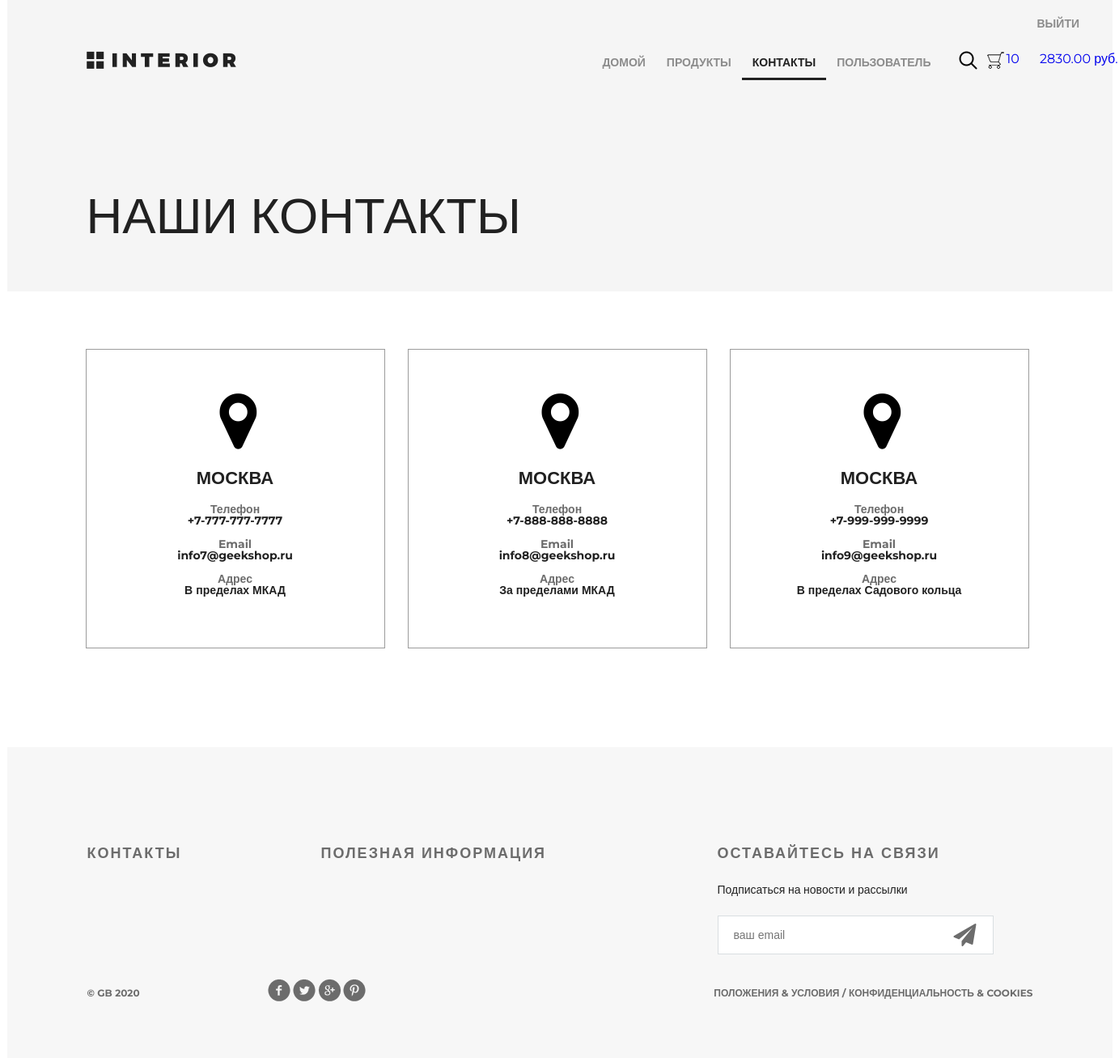
/contact/ (signed in), run on the app's committed database.
### authapp/models.py (models this page shows)
class ShopUser(AbstractUser):
    avatar = models.ImageField(verbose_name='аватарка', upload_to='avatars', blank=True, null=True)
    age = models.PositiveSmallIntegerField(verbose_name='возраст', blank=True, null=True)

### basketapp/models.py (models this page shows, shortened)
class Order(models.Model):
    user = models.ForeignKey(settings.AUTH_USER_MODEL, on_delete=models.CASCADE, verbose_name='Пользователь')
    status = models.CharField(max_length=100, choices=ORDER_STATUSES, default=ORDER_START, verbose_name='Статус')
    total = models.PositiveIntegerField(default=0, verbose_name='Обшая стоимость')
    start_time = models.DateTimeField(auto_now_add=True, verbose_name='Дата добавления')
    update_time = models.DateTimeField(auto_now_add=True, verbose_name='Дата изменения')
    @property
    def order_count(self):
        order_positions = OrderPosition.objects.filter(order=self)
        count = sum(list(map(lambda x: x.quantity, order_positions)))
        return count

class OrderPosition(models.Model):
    order = models.ForeignKey(Order, on_delete=models.CASCADE, verbose_name='Номер заказа')
    product = models.ForeignKey(Product, on_delete=models.CASCADE, verbose_name='Продукт')
    quantity = models.PositiveSmallIntegerField(default=0, verbose_name='Количество')

### mainapp/models.py (models this page shows, shortened)
class Contact(models.Model):
    location = models.CharField(verbose_name='город', max_length=200, unique=False, blank=False)
    phone = models.CharField(verbose_name='телефон', max_length=20)
    email = models.CharField(verbose_name='email', max_length=100)
    address = models.CharField(verbose_name='адрес', max_length=300)

### mainapp/views.py (the view)
# urls.py: path('contact/', mainapp.contact, name='contact'),
def contact(request):
    contacts = Contact.objects.all()[:4]
    context = {
        'title': 'магазин - контакты',
        'header_menu': header_menu,
        'contacts': contacts,
    }
    return render(request, 'mainapp/contact.html', context)

### mainapp/templatetags/custom_tags.py (called while the page is built)
@register.simple_tag
def get_basket_count(request):
    count = 0
    if request.user.is_authenticated:
        order = Order.objects.filter(user=request.user, status=ORDER_START)
        if order.count():
            count = order.first().order_count
    return count

@register.simple_tag
def get_basket_price(request):
    price = ''
    if request.user.is_authenticated:
        order = Order.objects.filter(user=request.user, status=ORDER_START)
        if order.count():
            price = order.first().total
    if price > 0:
        price = f'{price:.2f}\xa0руб.'
    return price

### mainapp/templates/mainapp/contact.html
{% extends 'mainapp/base.html' %}
{% load static %}
{% block header %}
<div class="hero">
	{% include 'mainapp/include/inc_header_menu.html' %}
	<h1>наши контакты</h1>
</div>
{% endblock %}
{% block container %}
<div class="location"
	 {% include 'mainapp/include/inc_content_contact.html' %}
</div>
{% endblock %}

### mainapp/templates/mainapp/include/inc_header_menu.html
{% load custom_tags %}
<div class="header clearfix">
    <a href="/" class="logo"></a>
    <ul class="menu">
        {% for menu in header_menu %}
            {% if not menu.need_auth or request.user.is_authenticated %}
                <li><a href="{% url menu.href %}" {% if request.resolver_match.url_name == menu.href %}class="active"{% endif %}>
                    {{menu.name}}
                </a></li>
            {% endif %}
        {% endfor %}
    </ul>
    <a href="#" class="search"></a>
    {% if request.user.is_authenticated %}<a href="/basket/" class="basket"><span>{% get_basket_count request %}</span><span id="total">{% get_basket_price request %}</span></a>{% endif %}
    <a href="{% if request.user.is_authenticated %}/auth/logout{% else %}/auth/login{% endif %}" class="auth">
        {% if request.user.is_authenticated %}Выйти{% else %}Войти{% endif %}
    </a>
</div>

### mainapp/templates/mainapp/include/inc_content_contact.html
{% for contact in contacts %}
<div class="location-1">
    <i class="fa fa-map-marker fa-5x"></i>
    <h4>{{contact.location}}</h4>
    <div class="contacts">
        <h5>Телефон</h5>
        <p>{{contact.phone}}</p>
    </div>
    <div class="contacts">
        <h5>Email</h5>
        <p>{{contact.email}}</p>
    </div>
    <div class="contacts">
        <h5>Адрес</h5>
        <p>{{contact.address}}</p>
    </div>
</div>
{% endfor %}

### static/style.css (style rules this page uses)
* { margin: 0; padding: 0; }
body { font-family: 'Montserrat', sans-serif; }
html, body { height: 100%; }
.logo { background-image: url(img/logo.png); margin-top: 63px; width: 185px; height: 22px; float: left; }
.menu { list-style-type: none; margin-top: 67px; float: right; }
.menu li { float: left; }
.menu a { color: #8c8c8c; font-size: 14px; font-weight: 700; text-align: right; text-transform: uppercase; text-decoration: none; padding: 10px 13px; }
.menu .active { color: #212121; font-weight: 700; border-bottom: 3px solid #212121; }
.search { display: block; width: 23px; height: 23px; background-image: url(img/search.png); position: absolute; top: 63px; left: 1176px; }
.basket { display: block; width: 23px; height: 23px; background-image: url(img/basket.png); position: absolute; top: 63px; left: 1210px; text-decoration: none; }
.basket span { margin-left: 25px; }
.auth { display: block; position: absolute; margin-top: 10px; left: 1260px; color: #8c8c8c; font-size: 14px; font-weight: 700; text-align: right; text-transform: uppercase; text-decoration: none; padding: 10px 13px; }
.clearfix:after { content: ""; display: block; clear: both; }
.hero { background-color: #f5f5f5; height: 360px; padding-left: 98px; padding-right: 211px; position: relative; }
.hero h1 { color: #212121; font-size: 62px; font-weight: 100; text-align: left; margin-top: 142px; text-transform: uppercase; }
.location { padding: 0px 97px; }
.location-1 { height: 368px; width: 368px; border: 1px solid #9c9c9c; margin: 71px 28px 122px 0px; float: left; }
.location-1:last-child { margin: 71px 0px 122px 0px; }
.location i { display: block; margin: 48px auto 0px; width: 38px; }
.location h4 { margin: 23px auto 23px; text-transform: uppercase; text-align: center; color: #212121; font-size: 22px; font-weight: 700; line-height: 16px; }
.contacts { text-align: center; margin-bottom: 15px; line-height: 14px; color: #212121; font-size: 14px; font-weight: 700; }
.contacts h5 { color: #6c6c6c; font-size: 14px; font-weight: 700; }

### data on the page
ShopUser: id.quantity "10", id.total "2830.00 руб."
Contact: location "МОСКВА", phone "+7-777-777-7777", email "info7@geekshop.ru", address "В пределах МКАД"
Contact: location "МОСКВА", phone "+7-888-888-8888", email "info8@geekshop.ru", address "За пределами МКАД"
Contact: location "МОСКВА", phone "+7-999-999-9999", email "info9@geekshop.ru", address "В пределах Садового кольца"

### other printed values
{{ menu.name }} "ДОМОЙ" "ПРОДУКТЫ" "КОНТАКТЫ" "ПОЛЬЗОВАТЕЛЬ"
